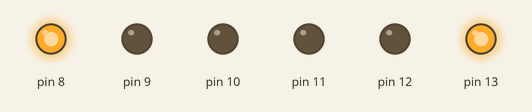
Recording of a sketch running on a simulated Arduino Uno, built with avr-gcc and run on an emulated ATmega328P. Parts: output pins drawn as LEDs (lit = HIGH).

Above: at 0.1 s.
At 4.6 s:
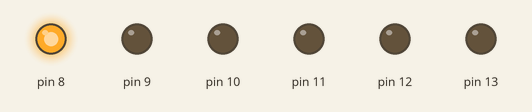
At 9.1 s:
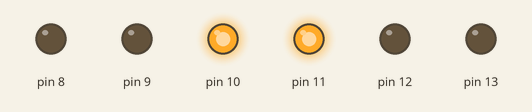
At 18.1 s:
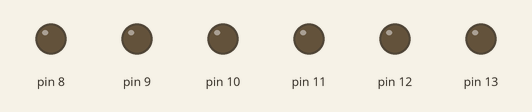
At 25.6 s:
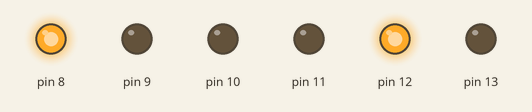
At 34.6 s:
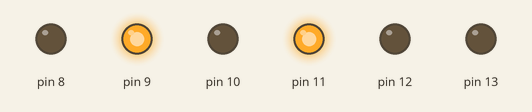
Timing chart, 0 to 38.5 s (numbered marks = the images above):
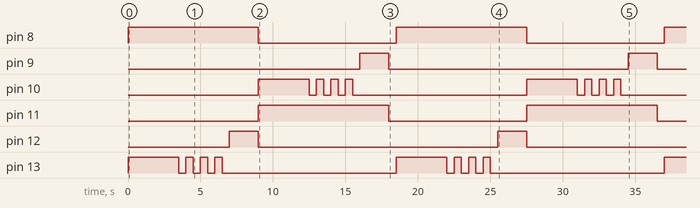

The sketch:

practicaSemaforo.ino
```cpp
void verde(int x){ //Funcion para el encendido y secuencia de la luz verde
  digitalWrite(x-5,HIGH); // SE RESTAN 5 PARA ENCENDER EL LED ROJO
  digitalWrite(x,HIGH);
  delay(3000);
  for(int i=1; i<=4; i++){
    digitalWrite(x,HIGH);
    delay(500);
    digitalWrite(x,LOW);
    delay(500);
  }
  digitalWrite(x-5,LOW);
}
void naranja(int x){ //Funcion para el encendido y secuencia de la luz naranja
  if(x==9){
    digitalWrite(x+2,HIGH); // SE SUMAN 2 PARA ENCENDER EL LED ROJO
    digitalWrite(x,HIGH);
    delay(2000);
    digitalWrite(x,LOW);
    digitalWrite(x+2,LOW);
    delay(500);
  }
  if(x==12){
    digitalWrite(x-4,HIGH);// SE RESTAN 4 PARA ENCENDER EL LED ROJO
    digitalWrite(x,HIGH);
    delay(2000);
    digitalWrite(x,LOW);
    digitalWrite(x-4,LOW);
  }

}
void rojo(int x){ //Funcion para el encendido y secuencia de la luz roja
  digitalWrite(x-1,HIGH);
  digitalWrite(x,HIGH);
  delay(3000);
  for(int i=1; i<=4; i++){
    digitalWrite(x-1,HIGH);
    delay(500);
    digitalWrite(x-1,LOW);
    delay(500);
  }
  digitalWrite(x,LOW);
  digitalWrite(x-1,LOW);
}

void setup() {
  // Define los pines de conexión
  for(int i=8;i<=13;i++){
    pinMode(i,OUTPUT);
  }
  Serial.begin(9600);//incializar el monitor serial a 9600 baudios
}

void loop() {
  //DOS SEMAFOROS
  //SE MANDA LLAMAR LAS FUNCIONES Y SE LE MANDA COMO PARAMETRO EL PIN DE CADA LED
  verde(13);
  naranja(12);
  rojo(11);
  naranja(9);


}
```

Measured:
- by itself, pin 8, pin 11: alternates HIGH for 9.0 s and LOW for 9.5 s
- by itself, pin 9, pin 12: alternates HIGH for 2.0 s and LOW for 16.5 s
- by itself, pin 10: goes HIGH 3.5 s, 3 × (LOW 0.50 s, HIGH 0.50 s), LOW 12.0 s, HIGH 3.5 s, 3 × (LOW 0.50 s, HIGH 0.50 s), then LOW
- by itself, pin 13: goes HIGH 3.5 s, 3 × (LOW 0.50 s, HIGH 0.50 s), LOW 12.0 s, HIGH 3.5 s, 3 × (LOW 0.50 s, HIGH 0.50 s), LOW 12.0 s, then HIGH
